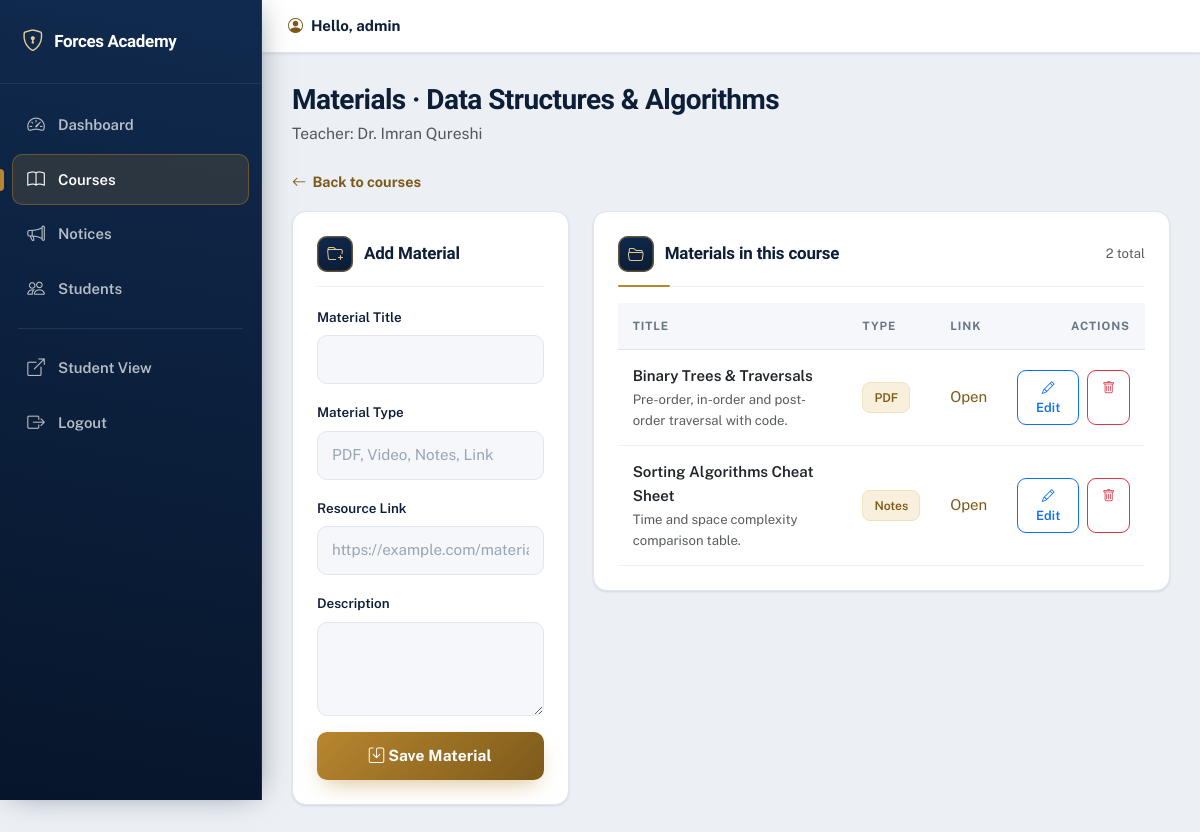
Page /admin_course_materials.php?course_id=3 (signed in) on the committed database.
### tables this page shows
CREATE TABLE IF NOT EXISTS course_materials (
    id             INT(11) PRIMARY KEY AUTO_INCREMENT,
    course_id      INT(11) NOT NULL,
    material_title VARCHAR(150) NOT NULL,
    material_type  VARCHAR(50) NOT NULL DEFAULT 'Notes',
    description    TEXT,
    resource_link  VARCHAR(255),
    created_at     TIMESTAMP DEFAULT CURRENT_TIMESTAMP,
    CONSTRAINT fk_course_materials_course FOREIGN KEY (course_id) REFERENCES courses(id) ON DELETE CASCADE
);

### config/auth.php (called while the page is built, shortened)
<?php
function e($value)
{
    return htmlspecialchars((string)$value, ENT_QUOTES, 'UTF-8');
}

### admin_course_materials.php (the view, shortened to what this page needs)
<?php
require_once 'config/auth.php';
$course_id = (int) ($_GET['course_id'] ?? ($_POST['course_id'] ?? 0));
$edit = null;
$materials = mysqli_query($conn, "SELECT id, material_title, material_type, description, resource_link, created_at FROM course_materials WHERE course_id=$course_id ORDER BY created_at DESC");
require 'admin_partials/header.php';
?>
<div class="mb-3"><a class="section-link" href="admin_courses.php"><i class="bi bi-arrow-left"></i> Back to courses</a></div>
<div class="row g-4">
  <div class="col-xl-4">
    <div class="card p-4">
      <h5 class="form-card-title">
        <i class="bi <?php echo $edit ? 'bi-pencil-square' : 'bi-folder-plus'; ?>"></i>
        <?php echo $edit ? 'Edit Material' : 'Add Material'; ?>
      </h5>
      <form method="POST">
        <div class="mb-3">
          <label class="form-label">Material Title</label>
          <input class="form-control form-control-solid" name="material_title" value="<?php echo $edit ? e($edit['material_title']) : ''; ?>" required>
        </div>
        <div class="mb-3">
          <label class="form-label">Material Type</label>
          <input class="form-control form-control-solid" name="material_type" list="typeOptions" placeholder="PDF, Video, Notes, Link" value="<?php echo $edit ? e($edit['material_type']) : ''; ?>" required>
        </div>
        <div class="mb-3">
          <label class="form-label">Resource Link</label>
          <input class="form-control form-control-solid" name="resource_link" placeholder="https://example.com/material.pdf" value="<?php echo $edit ? e($edit['resource_link']) : ''; ?>">
        </div>
        <div class="mb-3">
          <label class="form-label">Description</label>
          <textarea class="form-control form-control-solid" name="description" rows="3"><?php echo $edit ? e($edit['description']) : ''; ?></textarea>
        </div>
        <button class="btn btn-auth-primary w-100" type="submit">
          <i class="bi bi-save"></i> <?php echo $edit ? 'Update Material' : 'Save Material'; ?>
        </button>
      </form>
    </div>
  </div>
  <div class="col-xl-8">
    <div class="card p-4">
      <div class="section-header mb-3">
        <h5 class="section-title mb-0"><i class="bi bi-folder2-open"></i> Materials in this course</h5>
        <span class="text-muted small"><?php echo (int) mysqli_num_rows($materials); ?> total</span>
      </div>
      <div class="table-responsive">
        <table class="table align-middle table-modern mb-0">
          <thead>
            <tr><th>Title</th><th>Type</th><th>Link</th><th class="text-end">Actions</th></tr>
          </thead>
          <tbody>
          <?php if (mysqli_num_rows($materials) > 0): ?>
            <?php while ($m = mysqli_fetch_assoc($materials)): ?>
              <tr>
                <td>
                  <div class="fw-semibold"><?php echo e($m['material_title']); ?></div>
                  <?php if ($m['description'] !== ''): ?><div class="small text-muted"><?php echo e($m['description']); ?></div><?php endif; ?>
                </td>
                <td><span class="badge-soft"><?php echo e($m['material_type']); ?></span></td>
                <td>
                  <?php if (!empty($m['resource_link'])): ?>
                    <a href="<?php echo e($m['resource_link']); ?>" target="_blank" rel="noopener">Open</a>
                  <?php else: ?>
                    <span class="text-muted">-</span>
                  <?php endif; ?>
                </td>
                <td class="text-end">
                  <div class="d-inline-flex gap-2 justify-content-end">
                    <a class="btn btn-sm btn-outline-primary btn-icon-edit" href="admin_course_materials.php?course_id=<?php echo $course_id; ?>&edit=<?php echo (int) $m['id']; ?>"><i class="bi bi-pencil"></i> Edit</a>
                    <a class="btn btn-sm btn-outline-danger btn-icon-danger" href="admin_course_materials.php?course_id=<?php echo $course_id; ?>&delete=<?php echo (int) $m['id']; ?>" onclick="return confirm('Delete this material?');"><i class="bi bi-trash"></i></a>
                  </div>
                </td>
              </tr>
            <?php endwhile; ?>
          <?php else: ?>
            <tr><td colspan="4" class="text-center text-muted py-4">No materials yet for this course.</td></tr>
          <?php endif; ?>
          </tbody>
        </table>
      </div>
    </div>
  </div>
</div>
<?php require 'admin_partials/footer.php'; ?>

### rows in the picture
course_materials: material_title "Binary Trees & Traversals", description "Pre-order, in-order and post-order traversal with code.", material_type "PDF"
course_materials: material_title "Sorting Algorithms Cheat Sheet", description "Time and space complexity comparison table.", material_type "Notes"

### other values in the picture
$item[2] "Dashboard"
$item[2] "Courses"
$item[2] "Notices"
$item[2] "Students"
$admin_username "admin"
$page_title "Materials · Data Structures & Algorithms"
$page_subtitle "Teacher: Dr. Imran Qureshi"
mysqli_num_rows($materials) "2"
